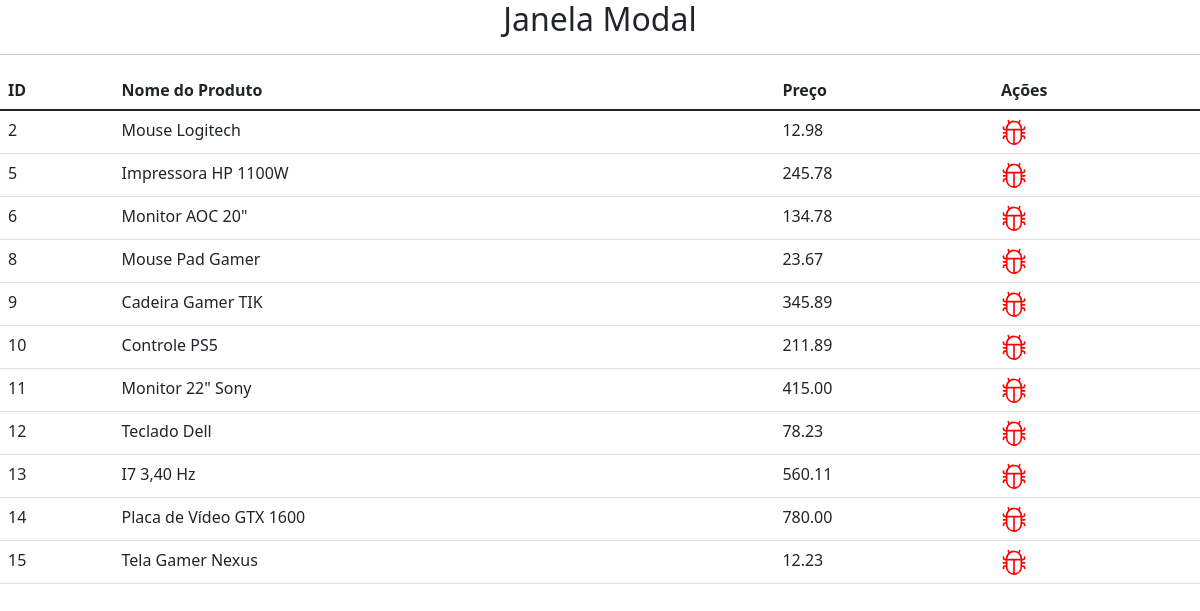
The app's page /modal.php, older data.
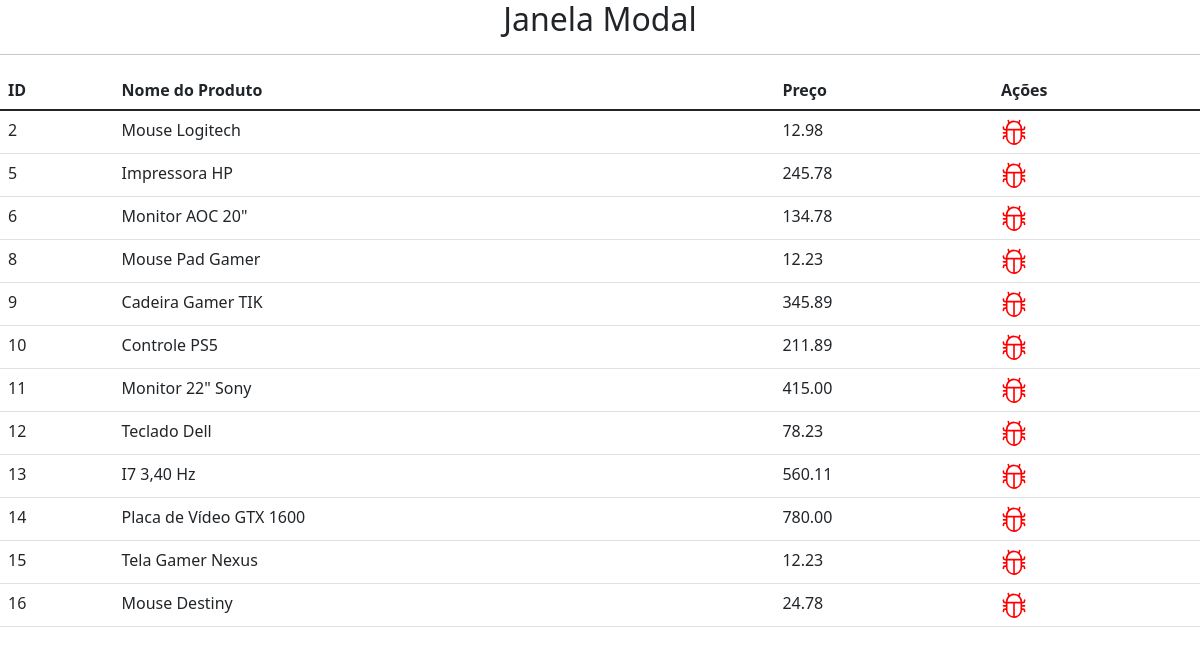
The same page, newer data.
### tables this page shows
CREATE TABLE `produto` (
  `id` int(11) NOT NULL,
  `nomeproduto` varchar(85) NOT NULL,
  `quantidade` int(11) NOT NULL,
  `preco` double(9,2) NOT NULL,
  `vendido` int(11) NOT NULL
);

### modal.php (the view, shortened to what this page needs)
<html>
<head>
    <link href="https://cdn.jsdelivr.net/npm/bootstrap@5.1.3/dist/css/bootstrap.min.css" rel="stylesheet">
</head>
<body>
    <center>
        <h2>Janela Modal</h2>
    </center>
    <hr />
    <table class="table table-hover">
        <thead>
            <tr>
                <th scope="col">ID</th>
                <th scope="col">Nome do Produto</th>
                <th scope="col">Preço</th>
                <th scope="col">Ações</th>
            </tr>
        </thead>
        <tbody>
            <?php
            include 'conecta.php';
            $pesquisa = mysqli_query($conn, "SELECT * FROM produto");
            $row = mysqli_num_rows($pesquisa);
            if ($row > 0) {
                while ($registro = $pesquisa->fetch_array()) {
                    $id = $registro['id'];
                    echo '<tr>';
                    echo '<td>' . $registro['id'] . '</td>';
                    echo '<td>' . $registro['nomeproduto'] . '</td>';
                    echo '<td>' . $registro['preco'] . '</td>';
                    echo '<td><a href="" data-bs-toggle="modal" data-bs-target="#exampleModal'.$id.'"><svg xmlns="http://www.w3.org/2000/svg" width="26" height="26" fill="Red" class="bi bi-bug" viewBox="0 0 16 16">
                            <path d="M4.355.522a.5.5 0 0 1 .623.333l.291.956A4.979 4.979 0 0 1 8 1c1.007 0 1.946.298 2.731.811l.29-.956a.5.5 0 1 1 .957.29l-.41 1.352A4.985 4.985 0 0 1 13 6h.5a.5.5 0 0 0 .5-.5V5a.5.5 0 0 1 1 0v.5A1.5 1.5 0 0 1 13.5 7H13v1h1.5a.5.5 0 0 1 0 1H13v1h.5a1.5 1.5 0 0 1 1.5 1.5v.5a.5.5 0 1 1-1 0v-.5a.5.5 0 0 0-.5-.5H13a5 5 0 0 1-10 0h-.5a.5.5 0 0 0-.5.5v.5a.5.5 0 1 1-1 0v-.5A1.5 1.5 0 0 1 2.5 10H3V9H1.5a.5.5 0 0 1 0-1H3V7h-.5A1.5 1.5 0 0 1 1 5.5V5a.5.5 0 0 1 1 0v.5a.5.5 0 0 0 .5.5H3c0-1.364.547-2.601 1.432-3.503l-.41-1.352a.5.5 0 0 1 .333-.623zM4 7v4a4 4 0 0 0 3.5 3.97V7H4zm4.5 0v7.97A4 4 0 0 0 12 11V7H8.5zM12 6a3.989 3.989 0 0 0-1.334-2.982A3.983 3.983 0 0 0 8 2a3.983 3.983 0 0 0-2.667 1.018A3.989 3.989 0 0 0 4 6h8z"/>
                            </svg></a></td>';
                    echo '</tr>';
            ?>
            <?php }
            } else {
                echo 'Não existem registros!!!';
                echo '</tbody>';
                echo '</table>';
            }
            ?>
        </tbody>
    </table>
</body>
</html>

Row changes from the older to the newer data that the page shows:
changed produto id 5: nomeproduto "Impressora HP 1100W" → "Impressora HP"
changed produto "Mouse Pad Gamer": preco "23.67" → "12.23"
added produto: id "16", nomeproduto "Mouse Destiny", preco "24.78"
